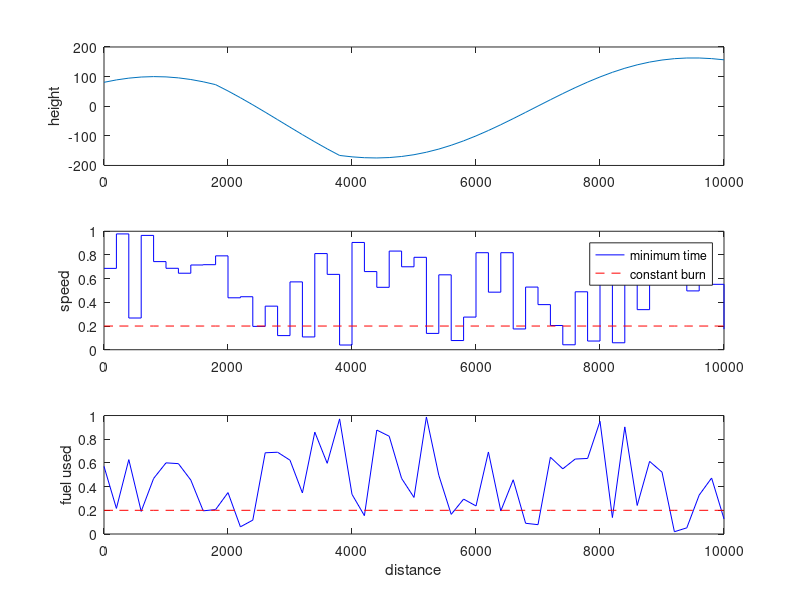

MATLAB code to generate this figure:
% Minimum time speed profile along a road.

N = 50; % number of intervals
m = 1500; % mass of vehicle
d = 200; % distance between knot points
h = (100*sin((1:N+1)/(N+1)*5*pi/2+pi/4) + ...
    [zeros(1,10) -10*(1:10) +6*(1:31)-100])'; % elevation at knot points
eta = .26*35*10^6; % engine efficiency and energy content of the fuel

rho = 1.2; % density of air, used in calculation of C_D
A = 2.4; % effective frontal area used in calculation of C_D
c_d = .5; %effective aerodynamic drag coefficient NOT C_D from the problem
C_D = .5*rho*A*c_d; % coefficient of drag 
clear rho A c_d;

P = 1500; % power of the onboard systems
F = 2; % total initial fuel
g = 9.8; % acceleration due to gravity

%random data for initial plotting, 
%you should replace these with the values you find
s = rand(N+1,1); % minimum time speed
sc = .2*ones(N+1,1); % constant fuel speed
f = rand(N+1,1); % minimum time fuel burn
fc = .2*ones(N+1,1); % constant fuel fuel burn.

figure
subplot(3,1,1)
plot((0:N)*d,h);
ylabel('height');
subplot(3,1,2)
stairs((0:N)*d,s,'b');
hold on
stairs((0:N)*d,sc,'--r');
legend('minimum time','constant burn')
ylabel('speed')
subplot(3,1,3)
plot((0:N)*d, f,'b');
hold on
plot((0:N)*d, fc,'--r')
xlabel('distance')
ylabel('fuel used')
